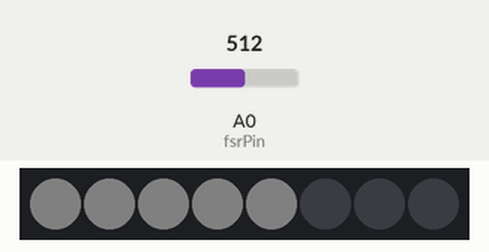
Recording of a sketch running on a simulated Arduino Uno, built with avr-gcc and run on an emulated ATmega328P. Parts: 8 RGB LEDs in strip order, left to right. The test bench sets the inputs (shaded band); at power-on: A0 (fsrPin) = 512. Dim RGB values are drawn brighter than linear; what the sketch prints to the serial monitor is not drawn.

Above: at 1.2 s.
1.3 s: A0 (fsrPin) set to 859
At 2.0 s:
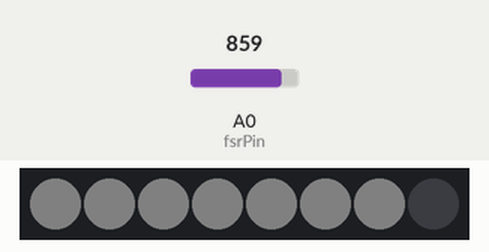
2.8 s: A0 (fsrPin) set to 888
At 3.1 s:
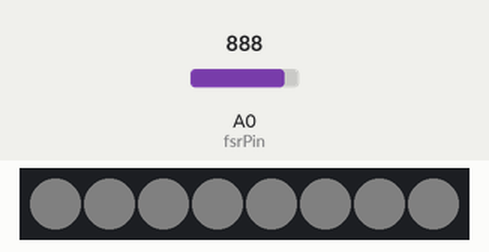
4.3 s: A0 (fsrPin) set to 22
5.8 s: A0 (fsrPin) set to 18
At 6.8 s:
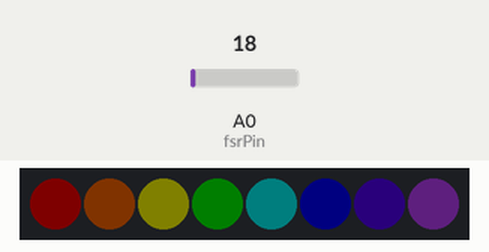
7.3 s: A0 (fsrPin) set to 122
At 7.8 s:
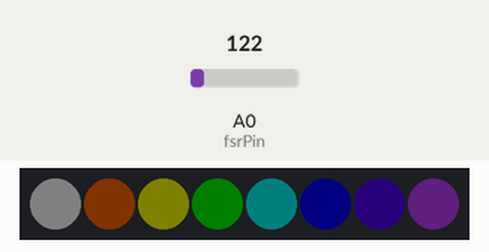
8.8 s: A0 (fsrPin) set to 260
At 9.2 s:
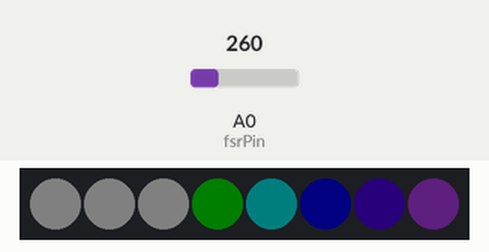
Timing chart, 0 to 11.3 s (numbered marks = the images above; inputs shaded):
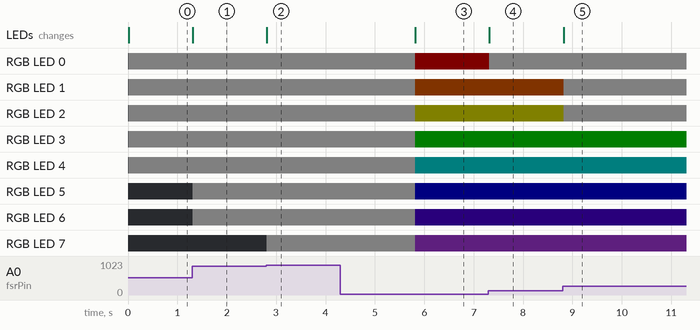

The sketch:

Force_Sensitive_Resistor+NeoPixel.ino
```cpp
/* Force Sensitive Resistor (FSR) Variables */
int fsrPin = 0;     // the FSR and 10K pulldown are connected to A0
int fsrReading;     // the analog reading from the FSR resistor divider

/* Neopixel Variables */
#include <Adafruit_NeoPixel.h>
#define LED_PIN    13 // NeoPixel 'DataIn' pin is connected to Arduino pin 13
#define LED_COUNT 8 // the # of NeoPixels on the strip attached to Arduino

Adafruit_NeoPixel strip = Adafruit_NeoPixel(LED_COUNT, LED_PIN, NEO_GRB + NEO_KHZ800);
uint32_t MAGENTA = strip.Color(255, 0, 160);
uint32_t WHITE = strip.Color(240, 240, 240);

void setup(void) {
  Serial.begin(9600);
  strip.begin(); // This initializes the NeoPixel library.
  strip.show(); // Initialize all pixels to 'off'
  strip.setBrightness(5);
}

void loop(void) {
  fsrReading = analogRead(fsrPin);
  Serial.print(fsrReading);     // print the raw analog reading

  if (fsrReading < 20) {
    // rainbow
    strip.setPixelColor(0, 204, 0, 1);
    strip.setPixelColor(1, 255, 117, 24);
    strip.setPixelColor(2, 255, 255, 1);
    strip.setPixelColor(3, 1, 204, 0);
    strip.setPixelColor(4, 3, 192, 198);
    strip.setPixelColor(5, 0, 0, 254);
    strip.setPixelColor(6, 75, 0, 130);
    strip.setPixelColor(7, 153 ,50, 204);
  } else if (fsrReading < 125) {
    strip.fill(WHITE, 0, 1);
  } else if (fsrReading < 250) {
    strip.fill(WHITE, 0, 2);
  } else if (fsrReading < 375) {
    strip.fill(WHITE, 0, 3);
  } else if (fsrReading < 500) {
    strip.fill(WHITE, 0, 4);
  } else if (fsrReading < 625) {
    strip.fill(WHITE, 0, 5);
  } else if (fsrReading < 750) {
    strip.fill(WHITE, 0, 6);
  } else if (fsrReading < 875) {
    strip.fill(WHITE, 0, 7);
  } else {
    strip.fill(WHITE, 0, 8);
  }

  delay(10);
  strip.show();
}
```

Measured:
- the behaviour switches between 874 and 875 on A0 (fsrPin) (found by bisection; images 1 and 2)
- the behaviour switches between 20 and 19 on A0 (fsrPin) (found by bisection; images 2 and 3)
- after the input at 1.3 s, RGB LED 5, RGB LED 6: off → RGB(5, 5, 5) at once; the LEDs: change at once (image 1)
- after the input at 2.8 s, RGB LED 7: off → RGB(5, 5, 5) at once; the LEDs: change at once (image 2)
- after the input at 4.3 s, every drawn part: stays the same
- after the input at 5.8 s, RGB LED 0: RGB(5, 5, 5) → RGB(4, 0, 0) at once; RGB LED 1: RGB(5, 5, 5) → RGB(5, 2, 0) at once; RGB LED 2: RGB(5, 5, 5) → RGB(5, 5, 0) at once; RGB LED 3: RGB(5, 5, 5) → RGB(0, 4, 0) at once; RGB LED 4: RGB(5, 5, 5) → RGB(0, 4, 4) at once; the LEDs: change at once (image 3)
- after the input at 7.3 s, RGB LED 0: RGB(4, 0, 0) → RGB(5, 5, 5) at once; the LEDs: change at once (image 4)
- after the input at 8.8 s, RGB LED 1: RGB(5, 2, 0) → RGB(5, 5, 5) at once; RGB LED 2: RGB(5, 5, 0) → RGB(5, 5, 5) at once; the LEDs: change at once (image 5)
